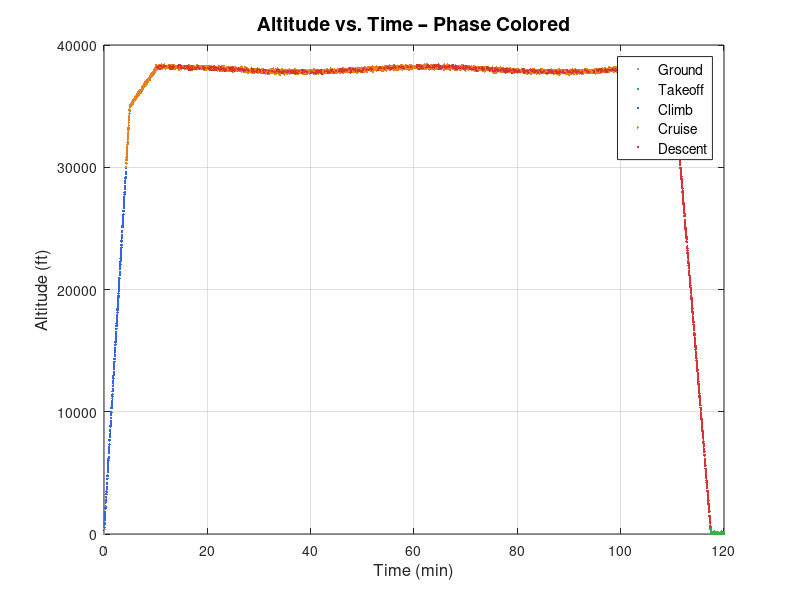

MATLAB code for this plot: (Note: this script raises an error after producing the figure.)
%% =========================================================
%  Aerospace Altitude & Speed Profile Analyzer
%  ES115 – Engineering Computer Applications
%  Project 4 – Avi Cooperman, Jack O'charek
%  Date: April 2026
%% =========================================================

clc; clear; close all;

%% --- 1. GENERATE SYNTHETIC FLIGHT DATA ---
dt = 1;                     % time step (seconds)
t  = (0:dt:7200)';          % total flight: 2 hours = 7200 s

% --- Altitude profile (feet) ---
alt = zeros(size(t));
for i = 1:length(t)
    ti = t(i);
    if ti < 300                         % Takeoff: 0–5 min
        alt(i) = 0 + (35000/300)*ti;
    elseif ti < 600                     % Climb continues: 5–10 min
        alt(i) = 35000 + (3000/300)*(ti-300);
    elseif ti < 6600                    % Cruise: 10 min – 1 hr 50 min
        alt(i) = 38000 + 200*sin(2*pi*ti/3000);   % gentle wave
    elseif ti < 7050                    % Descent: 1 hr 50 min – end
        alt(i) = 38000 - (38000/450)*(ti-6600);
    else
        alt(i) = 0;                     % landed
    end
end

% --- Speed profile (knots) ---
spd = zeros(size(t));
for i = 1:length(t)
    ti = t(i);
    if ti < 120                         % Takeoff acceleration
        spd(i) = (160/120)*ti;
    elseif ti < 300                     % Climb acceleration
        spd(i) = 160 + (320/180)*(ti-120);
    elseif ti < 600                     % Reach cruise speed
        spd(i) = 480 + (10/300)*(ti-300);
    elseif ti < 6600                    % Cruise
        spd(i) = 490 + 5*sin(2*pi*ti/600);
    elseif ti < 7050                    % Deceleration during descent
        spd(i) = 490 - (340/450)*(ti-6600);
    else
        spd(i) = 150;                   % approach/landing speed
    end
end

% Add mild random noise
rng(42);
alt = alt + 80*randn(size(alt));
spd = spd + 3*randn(size(spd));
alt = max(alt, 0);
spd = max(spd, 0);

%% --- 2. PHASE IDENTIFICATION ---
% Thresholds
ALT_CRUISE  = 30000;   % ft – above this = cruise eligible
SPD_TAKEOFF = 80;      % kts – above this = airborne
ALT_LANDED  = 500;     % ft – below this = on ground
DALT_CLIMB  = 5;       % ft/s – positive = climbing
DALT_DESC   = -5;      % ft/s – negative = descending

% Compute rate-of-climb (ft/s)
dalt = [0; diff(alt)/dt];
% Smooth it
dalt_sm = movmean(dalt, 30);

phase = zeros(size(t));   % 0=ground, 1=takeoff, 2=climb, 3=cruise, 4=descent

for i = 1:length(t)
    if alt(i) < ALT_LANDED && spd(i) < SPD_TAKEOFF
        phase(i) = 0;                  % Ground / landed
    elseif alt(i) < ALT_LANDED && spd(i) >= SPD_TAKEOFF
        phase(i) = 1;                  % Takeoff
    elseif alt(i) >= ALT_LANDED && alt(i) < ALT_CRUISE
        if dalt_sm(i) > DALT_CLIMB
            phase(i) = 2;              % Climb
        else
            phase(i) = 4;              % Descent
        end
    elseif alt(i) >= ALT_CRUISE
        if dalt_sm(i) < DALT_DESC
            phase(i) = 4;              % Descent from cruise
        else
            phase(i) = 3;              % Cruise
        end
    end
end

phase_names = {'Ground','Takeoff','Climb','Cruise','Descent'};
colors      = [0.6 0.6 0.6;   % gray  – ground
               0.2 0.7 0.3;   % green – takeoff
               0.2 0.4 0.9;   % blue  – climb
               0.9 0.5 0.1;   % orange – cruise
               0.85 0.2 0.2]; % red   – descent

%% --- 3. COMPUTE KEY METRICS ---
% Max climb rate
climb_idx  = (phase == 2);
if any(climb_idx)
    max_climb = max(dalt_sm(climb_idx)) * 60;  % ft/min
else
    max_climb = 0;
end

% Average cruise speed
cruise_idx = (phase == 3);
if any(cruise_idx)
    avg_cruise_spd = mean(spd(cruise_idx));
else
    avg_cruise_spd = 0;
end

% Descent duration
desc_idx = (phase == 4);
desc_duration_min = sum(desc_idx) * dt / 60;   % minutes

% Cruise altitude stats
if any(cruise_idx)
    avg_cruise_alt = mean(alt(cruise_idx));
    max_alt        = max(alt);
else
    avg_cruise_alt = 0;
    max_alt = max(alt);
end

fprintf('=== FLIGHT METRICS ===\n');
fprintf('Max Climb Rate:       %.0f ft/min\n', max_climb);
fprintf('Average Cruise Speed: %.1f knots\n',  avg_cruise_spd);
fprintf('Average Cruise Alt:   %.0f ft\n',     avg_cruise_alt);
fprintf('Maximum Altitude:     %.0f ft\n',     max_alt);
fprintf('Descent Duration:     %.1f min\n',    desc_duration_min);

%% --- 4. VISUALIZATIONS ---
t_min = t/60;   % convert seconds to minutes for plotting

% ---- Figure 1: Altitude vs Time (phase-colored) ----
figure('Name','Altitude vs Time','Position',[100 100 900 400]);
hold on
for p = 0:4
    idx = (phase == p);
    if any(idx)
        scatter(t_min(idx), alt(idx), 3, colors(p+1,:), 'filled');
    end
end
xlabel('Time (min)','FontSize',12);
ylabel('Altitude (ft)','FontSize',12);
title('Altitude vs. Time – Phase Colored','FontSize',14,'FontWeight','bold');
legend(phase_names,'Location','northeast','FontSize',10);
grid on; box on;
yline(ALT_CRUISE,'--k','LineWidth',1.2,'Label','Cruise Threshold');
hold off
saveas(gcf,'plot_altitude_vs_time.png');

% ---- Figure 2: Speed vs Time (phase-colored) ----
figure('Name','Speed vs Time','Position',[100 560 900 400]);
hold on
for p = 0:4
    idx = (phase == p);
    if any(idx)
        scatter(t_min(idx), spd(idx), 3, colors(p+1,:), 'filled');
    end
end
xlabel('Time (min)','FontSize',12);
ylabel('Speed (knots)','FontSize',12);
title('Speed vs. Time – Phase Colored','FontSize',14,'FontWeight','bold');
legend(phase_names,'Location','northeast','FontSize',10);
grid on; box on;
hold off
saveas(gcf,'plot_speed_vs_time.png');

% ---- Figure 3: Combined dual-axis ----
figure('Name','Combined Profile','Position',[100 100 1000 450]);
yyaxis left
plot(t_min, alt, 'b-', 'LineWidth',1.2);
ylabel('Altitude (ft)','FontSize',12,'Color','b');
yyaxis right
plot(t_min, spd, 'r-', 'LineWidth',1.2);
ylabel('Speed (knots)','FontSize',12,'Color','r');
xlabel('Time (min)','FontSize',12);
title('Combined Altitude & Speed Profile','FontSize',14,'FontWeight','bold');
legend({'Altitude','Speed'},'Location','southeast');
grid on;
saveas(gcf,'plot_combined_profile.png');

% ---- Figure 4: Histogram of speeds by phase ----
figure('Name','Speed Histogram','Position',[100 100 900 450]);
hold on
for p = 1:4
    idx = (phase == p);
    if any(idx)
        histogram(spd(idx), 30, 'FaceColor', colors(p+1,:), ...
                  'FaceAlpha', 0.6, 'EdgeColor','none');
    end
end
xlabel('Speed (knots)','FontSize',12);
ylabel('Count','FontSize',12);
title('Speed Distribution by Flight Phase','FontSize',14,'FontWeight','bold');
legend(phase_names(2:5),'Location','northwest','FontSize',10);
grid on; box on;
hold off
saveas(gcf,'plot_speed_histogram.png');

fprintf('\nAll plots saved as PNG files.\n');
